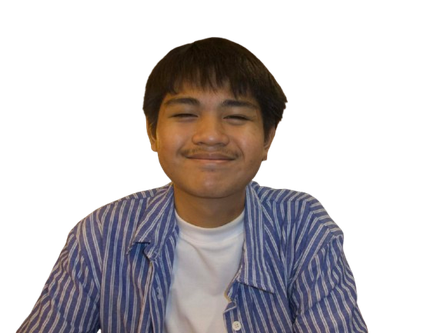
#> input picture me.png, 444 x 333 px, shrunk from 577 x 433 before the run
$ python main_program.py
#> lines starting #> are read from the running program, lines starting #| are printed output that depends on the picture
from PIL import Image
myself = Image.open ('me.png')
#> myself is the input picture: PIL image 444x333 RGBA; mean R, G, B, A 42.1, 37.4, 39, 99.5
background = Image.open ('mount_fiji.jpg')
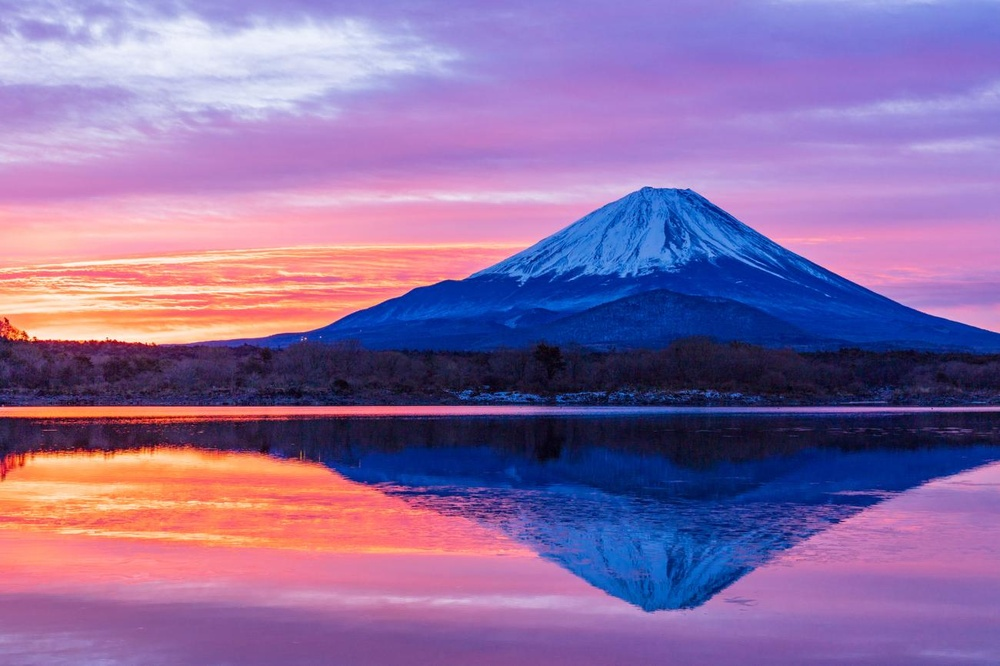
#> input picture mount_fiji.jpg, 1000 x 666 px, shrunk from 1300 x 866 before the run
#> background is the input picture: PIL image 1000x666 RGB; mean R, G, B 140.1, 109.8, 161.4
background.paste (myself, (0,0), myself)
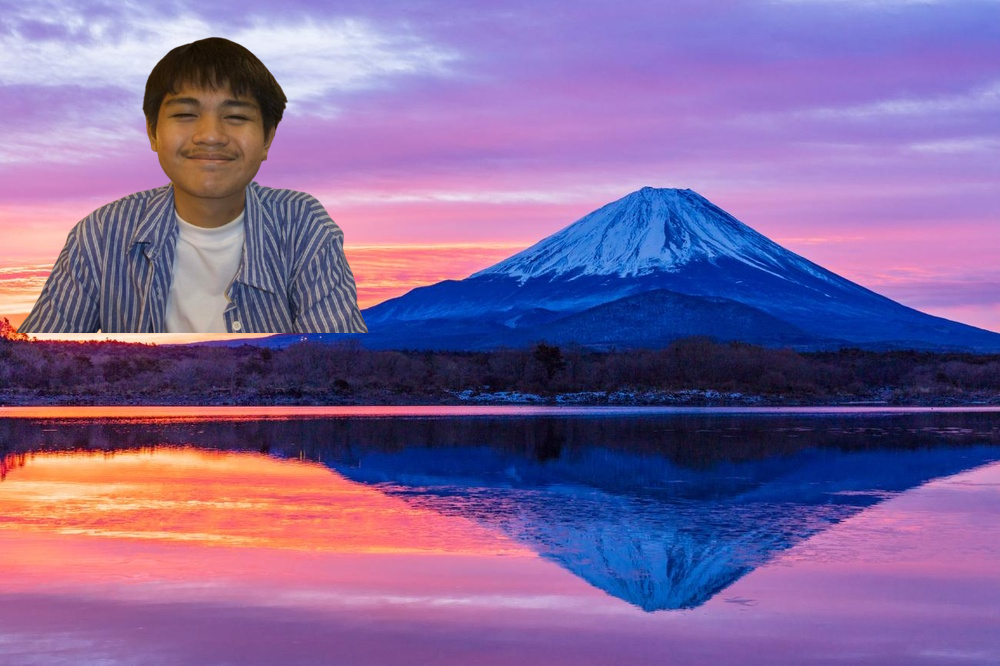
#> background: PIL image 1000x666 RGB; mean R, G, B 129.2, 103.1, 154.5
background.show()
